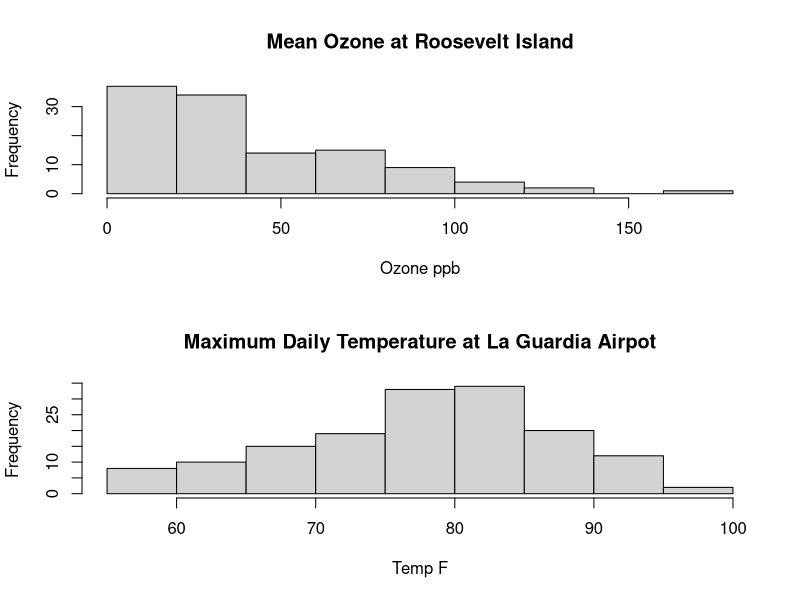
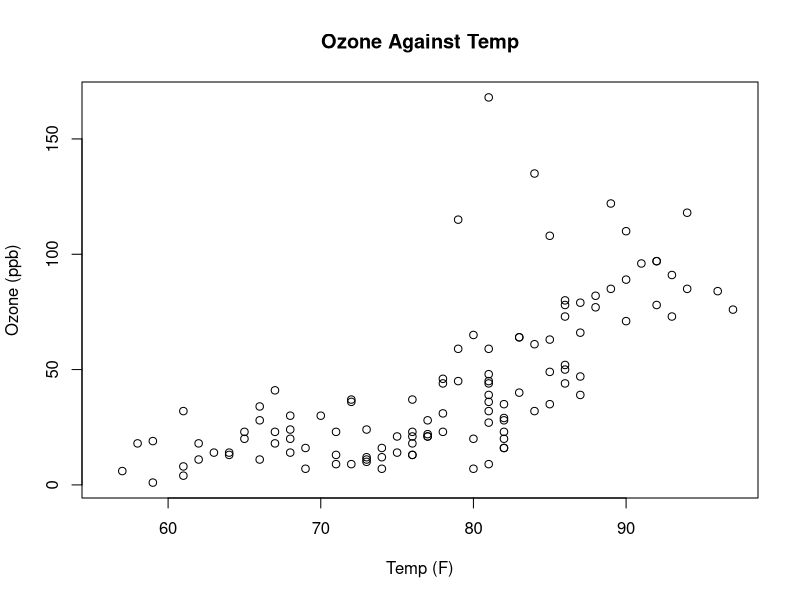
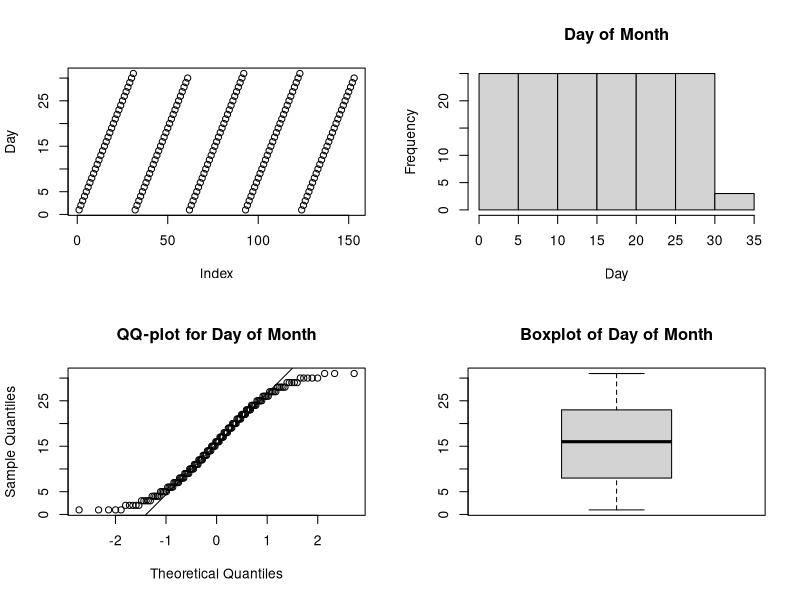
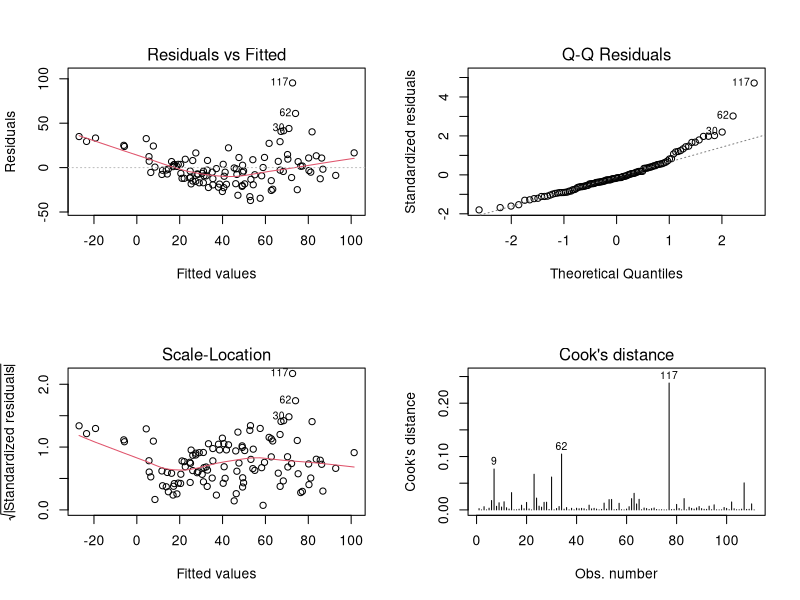

Source code (R) for these figures, in order:
#1.	Use the R dataset airquality to assess the relationship between 
#the Ozone and the Temp variables. 

# a) Use a histogram to assess normality of the Ozone and the Temp 
# variables. Are the two variables normally distributed? Output the 
# histogram as a .png file and include it in your homework. You do 
# not need to perform a formal test of normality for this question. 

head(airquality)
str(airquality)
attach(airquality)

png(filename="OzoneTemp.png")
par(mfrow=c(2,1));
hist(Ozone, main="Mean Ozone at Roosevelt Island", xlab="Ozone ppb");
hist(Temp, main="Maximum Daily Temperature at La Guardia Airpot", xlab="Temp F")
dev.off()

# b) Use a scatterplot to assess the linearity assumption between the 
# Ozone and the Temp variables. Do the two variables appear to have a 
# linear trend? Output the scatterplot as a .png file and include it 
# in your homework. 


dev.off()
png(filename="OzoneTemp_scatter.png")
plot(Ozone~Temp, main="Ozone Against Temp",ylab="Ozone (ppb)",xlab="Temp (F)")


# c) Compute the correlation between Ozone and Temp using both the 
# Pearson and Spearman methods. Based on parts a and b, which measurement 
# of correlation would you choose? Write a brief report of the results 
# based on the method of correlation you feel is most appropriate. 

cor.test(Temp, Ozone)
cor.test(Temp, Ozone, method="spearman")


# 1.	Thus far we have used the cor() and cor.test() functions to compute 
# correlations in R; however, these functions will only compute pairwise 
# correlations. In order to compute a correlation matrix for all specified 
# variables in a dataset, one can use the rcorr function in the Hmisc package 
# in R. 
# 	a) Install the Hmisc package in R. 

install.packages("Hmisc")

#b) Call the Hmisc package in R using the library() command. 

library(Hmisc)

# c) Use the help function on the rcorr command to generate a correlation 
# matrix for all variables in the airquality dataset (for the purposes of 
# this question, just use the Pearson method). **Hint: you must coerce your 
# data frame into a matrix for the function to work. 

?rcorr
airqual_matrix<-as.matrix(airquality)
rcorr(airqual_matrix, type=c("pearson"))

# d) Summarize which variables have a significant correlation and whether 
# they are positively or negatively correlated with each other. 




# 1.	Create a linear regression model in R using the airquality dataset 
# based on the following model: 
#   𝑂𝑧𝑜𝑛𝑒! = 𝛽! + 𝛽! ∗𝑆𝑜𝑙𝑎𝑟! + 𝛽! ∗𝑊𝑖𝑛𝑑! + 𝛽! ∗𝑇𝑒𝑚𝑝! + 𝛽! ∗𝑀𝑜𝑛𝑡h! + 𝛽! ∗𝐷𝑎𝑦! + 𝜖! 

attach(airquality)
Ozone_model<-lm(Ozone~Solar.R+Wind+Temp+Month+Day, data=airquality)
summary(Ozone_model)


# b) Test the assumptions of linearity, homoscedasticity and normality 
# using the plots in R. Are all of the assumptions met? Please provide a 
# full explanation for each assumption tested. 

#Running residual plots
par(mfrow=c(2,2))
plot(Day)
hist(Day, main= "Day of Month")
qqnorm(Day, main = "QQ-plot for Day of Month")
qqline(Day)
boxplot(Day, main="Boxplot of Day of Month")

plot(Ozone_model, which=1:4)
